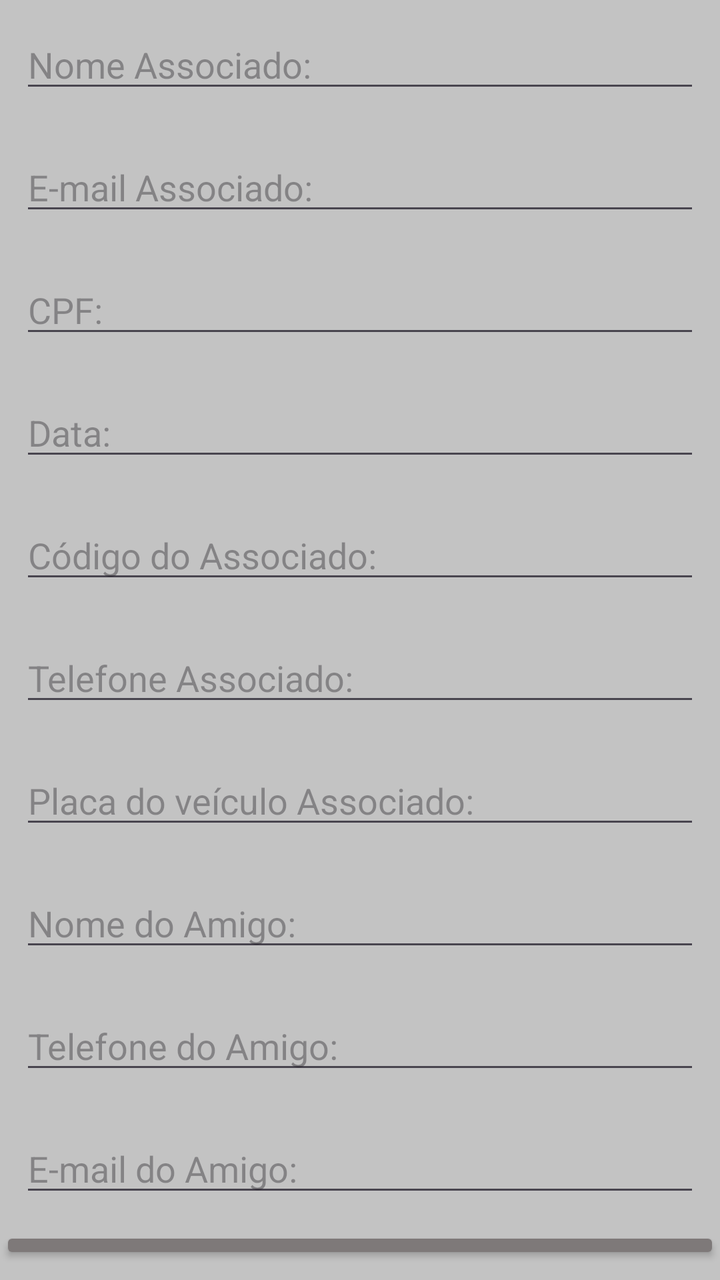
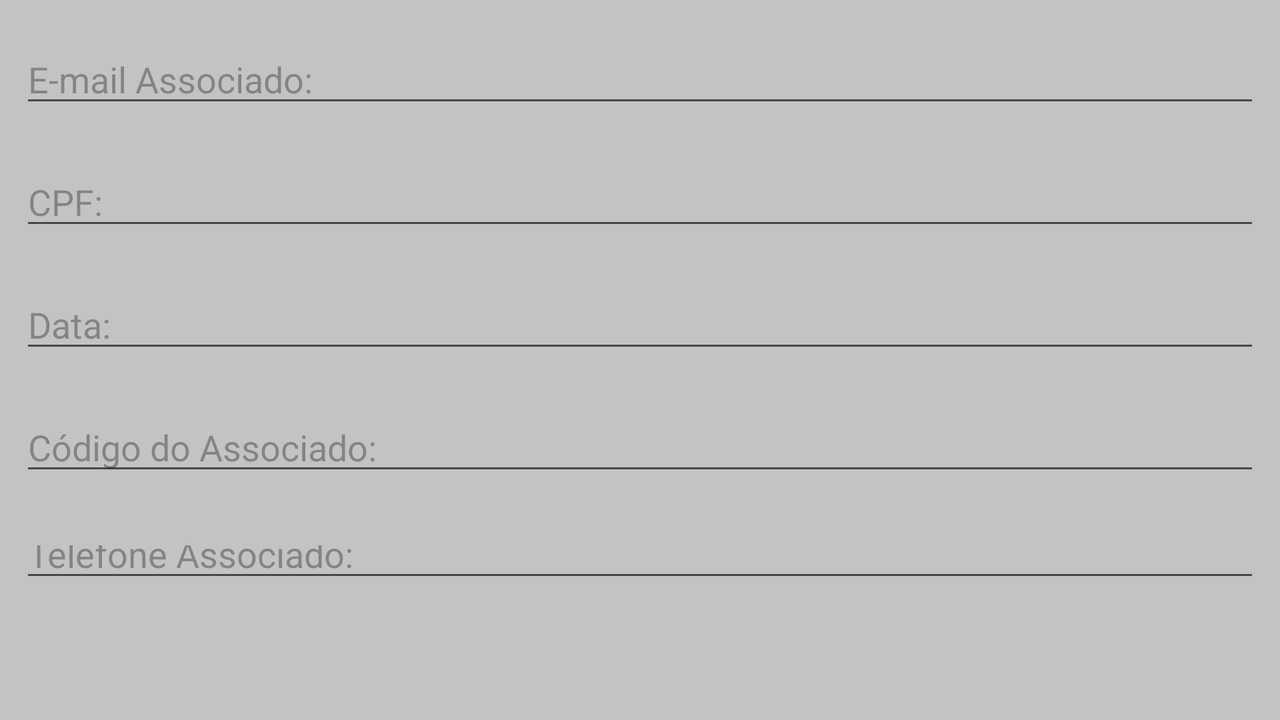

Two renders of one Android screen. The first uses the default layout on a phone; the second uses the alternative layout the repository ships for a different screen configuration, on a matching device. The two XML files are below.
<!-- AndroidManifest.xml: application theme Base.Theme.Oficina -->
<!-- res/layout/activity_rating.xml -->
<?xml version="1.0" encoding="utf-8"?>
<LinearLayout xmlns:android="http://schemas.android.com/apk/res/android"
    xmlns:app="http://schemas.android.com/apk/res-auto"
    xmlns:tools="http://schemas.android.com/tools"
    android:id="@+id/main"
    android:layout_width="match_parent"
    android:layout_height="match_parent"
    android:background="@color/cinza"
    android:gravity="center"
    android:orientation="vertical"
    tools:context=".RatingActivity">

    
    <androidx.appcompat.widget.AppCompatEditText
        android:id="@+id/et_nome_associado"
        android:layout_width="match_parent"
        android:layout_height="wrap_content"
        android:layout_margin="10dp"
        android:hint="Nome Associado:"
        android:inputType="textPersonName"
        android:maxLength="50"
        android:textColor="@color/black" />

    
    <androidx.appcompat.widget.AppCompatEditText
        android:id="@+id/et_email_associado"
        android:layout_width="match_parent"
        android:layout_height="wrap_content"
        android:layout_margin="10dp"
        android:hint="E-mail Associado:"
        android:inputType="textEmailAddress"
        android:maxLength="100"
        android:textColor="@color/black" />

    
    <androidx.appcompat.widget.AppCompatEditText
        android:id="@+id/et_cpf"
        android:layout_width="match_parent"
        android:layout_height="wrap_content"
        android:layout_margin="10dp"
        android:hint="CPF:"
        android:inputType="textPassword"
        android:maxLength="20"
        android:textColor="@color/black" />

    
    <androidx.appcompat.widget.AppCompatEditText
        android:id="@+id/et_data"
        android:layout_width="match_parent"
        android:layout_height="wrap_content"
        android:layout_margin="10dp"
        android:hint="Data:"
        android:inputType="date"
        android:maxLength="20"
        android:textColor="@color/black" />

    <androidx.appcompat.widget.AppCompatEditText
        android:id="@+id/et_codigo_associado"
        android:layout_width="match_parent"
        android:layout_height="wrap_content"
        android:layout_margin="10dp"
        android:hint="Código do Associado:"
        android:inputType="number"
        android:maxLength="20"
        android:textColor="@color/black" />

    <androidx.appcompat.widget.AppCompatEditText
        android:id="@+id/et_telefone_associado"
        android:layout_width="match_parent"
        android:layout_height="wrap_content"
        android:layout_margin="10dp"
        android:hint="Telefone Associado:"
        android:inputType="number"
        android:maxLength="20"
        android:textColor="@color/black" />

    <androidx.appcompat.widget.AppCompatEditText
        android:id="@+id/et_placa_associado"
        android:layout_width="match_parent"
        android:layout_height="wrap_content"
        android:layout_margin="10dp"
        android:hint="Placa do veículo Associado:"
        android:inputType="text"
        android:maxLength="20"
        android:textColor="@color/black" />

    <androidx.appcompat.widget.AppCompatEditText
        android:id="@+id/et_nome_amigo"
        android:layout_width="match_parent"
        android:layout_height="wrap_content"
        android:layout_margin="10dp"
        android:hint="Nome do Amigo:"
        android:inputType="textPersonName"
        android:maxLength="20"
        android:textColor="@color/black" />

    <androidx.appcompat.widget.AppCompatEditText
        android:id="@+id/et_telefone_amigo"
        android:layout_width="match_parent"
        android:layout_height="wrap_content"
        android:layout_margin="10dp"
        android:hint="Telefone do Amigo:"
        android:inputType="number"
        android:maxLength="20"
        android:textColor="@color/black" />

    <androidx.appcompat.widget.AppCompatEditText
        android:id="@+id/et_email_amigo"
        android:layout_width="match_parent"
        android:layout_height="wrap_content"
        android:layout_margin="10dp"
        android:hint="E-mail do Amigo:"
        android:inputType="textEmailAddress"
        android:maxLength="20"
        android:textColor="@color/black" />

    
    <Button
        android:id="@+id/button_enviar"
        android:layout_width="match_parent"
        android:layout_height="wrap_content"
        android:layout_marginBottom="8dp"
        android:backgroundTint="@color/cinza_200"
        android:padding="16dp"
        android:text="Enviar" />


</LinearLayout>
<!-- resources referenced by this layout -->
<resources>
  <color name="black">#FF000000</color>
  <color name="cinza">#FFC3C3C3</color>
  <color name="cinza_200">#7E7979</color>
  <style name="Base.Theme.Oficina" parent="Theme.Material3.DayNight.NoActionBar">
          
          
      </style>
</resources>
<!-- res/layout-land/activity_rating.xml (the author's variant of the layout above) -->
<!-- drawn on the phone turned sideways -->
<?xml version="1.0" encoding="utf-8"?>
<LinearLayout xmlns:android="http://schemas.android.com/apk/res/android"
    xmlns:app="http://schemas.android.com/apk/res-auto"
    xmlns:tools="http://schemas.android.com/tools"
    android:id="@+id/main"
    android:layout_width="match_parent"
    android:layout_height="match_parent"
    android:background="@color/cinza"
    android:gravity="center"
    android:orientation="vertical"
    tools:context=".RatingActivity">

    
    <androidx.appcompat.widget.AppCompatEditText
        android:id="@+id/et_nome_associado"
        android:layout_width="match_parent"
        android:layout_height="wrap_content"
        android:layout_margin="10dp"
        android:hint="Nome Associado:"
        android:inputType="textPersonName"
        android:maxLength="50"
        android:textColor="@color/black" />

    
    <androidx.appcompat.widget.AppCompatEditText
        android:id="@+id/et_email_associado"
        android:layout_width="match_parent"
        android:layout_height="wrap_content"
        android:layout_margin="10dp"
        android:hint="E-mail Associado:"
        android:inputType="textEmailAddress"
        android:maxLength="100"
        android:textColor="@color/black" />

    
    <androidx.appcompat.widget.AppCompatEditText
        android:id="@+id/et_cpf"
        android:layout_width="match_parent"
        android:layout_height="wrap_content"
        android:layout_margin="10dp"
        android:hint="CPF:"
        android:inputType="textPassword"
        android:maxLength="20"
        android:textColor="@color/black" />

    
    <androidx.appcompat.widget.AppCompatEditText
        android:id="@+id/et_data"
        android:layout_width="match_parent"
        android:layout_height="wrap_content"
        android:layout_margin="10dp"
        android:hint="Data:"
        android:inputType="date"
        android:maxLength="20"
        android:textColor="@color/black" />

    <androidx.appcompat.widget.AppCompatEditText
        android:id="@+id/et_codigo_associado"
        android:layout_width="match_parent"
        android:layout_height="wrap_content"
        android:layout_margin="10dp"
        android:hint="Código do Associado:"
        android:inputType="number"
        android:maxLength="20"
        android:textColor="@color/black" />

    <androidx.appcompat.widget.AppCompatEditText
        android:id="@+id/et_telefone_associado"
        android:layout_width="match_parent"
        android:layout_height="wrap_content"
        android:layout_margin="10dp"
        android:hint="Telefone Associado:"
        android:inputType="number"
        android:maxLength="20"
        android:textColor="@color/black" />

    <androidx.appcompat.widget.AppCompatEditText
        android:id="@+id/et_placa_associado"
        android:layout_width="match_parent"
        android:layout_height="wrap_content"
        android:layout_margin="10dp"
        android:hint="Placa do veículo Associado:"
        android:inputType="text"
        android:maxLength="20"
        android:textColor="@color/black" />

    <androidx.appcompat.widget.AppCompatEditText
        android:id="@+id/et_nome_amigo"
        android:layout_width="match_parent"
        android:layout_height="wrap_content"
        android:layout_margin="10dp"
        android:hint="Nome do Amigo:"
        android:inputType="textPersonName"
        android:maxLength="20"
        android:textColor="@color/black" />

    <androidx.appcompat.widget.AppCompatEditText
        android:id="@+id/et_confirmacao_senha"
        android:layout_width="match_parent"
        android:layout_height="wrap_content"
        android:layout_margin="10dp"
        android:hint="Confirmar Senha"
        android:inputType="textPassword"
        android:maxLength="20"
        android:textColor="@color/black" />

    <androidx.appcompat.widget.AppCompatEditText
        android:id="@+id/et_telefone_amigo"
        android:layout_width="match_parent"
        android:layout_height="wrap_content"
        android:layout_margin="10dp"
        android:hint="Telefone do Amigo:"
        android:inputType="number"
        android:maxLength="20"
        android:textColor="@color/black" />

    <androidx.appcompat.widget.AppCompatEditText
        android:id="@+id/et_email_amigo"
        android:layout_width="match_parent"
        android:layout_height="wrap_content"
        android:layout_margin="10dp"
        android:hint="E-mail do Amigo:"
        android:inputType="textEmailAddress"
        android:maxLength="20"
        android:textColor="@color/black" />

    
    <Button
        android:id="@+id/button_enviar"
        android:layout_width="match_parent"
        android:layout_height="wrap_content"
        android:layout_marginBottom="8dp"
        android:backgroundTint="@color/cinza_200"
        android:padding="16dp"
        android:text="Enviar" />


</LinearLayout>
